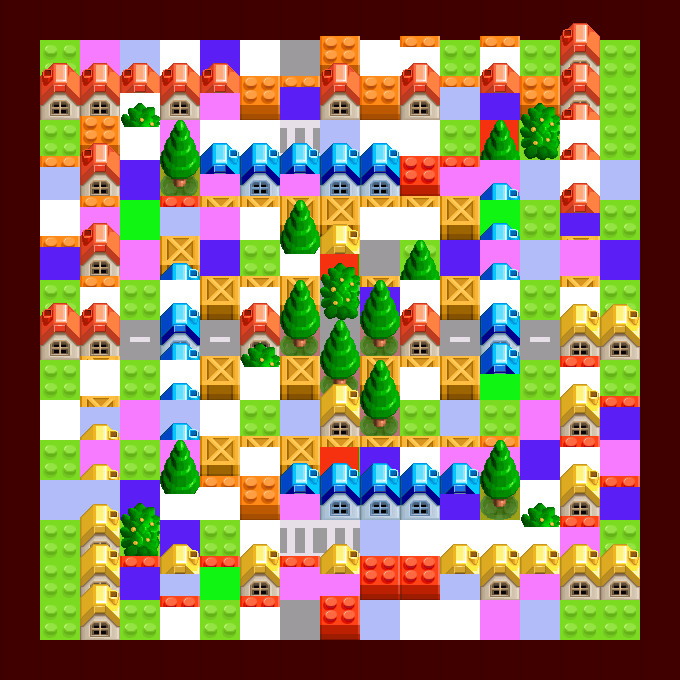

Below is a game level as drawn by its tile map, then a one-line description and the .tmx that defines it (tile-layer data replaced by summaries):
An orthogonal 17x17 tile map with 40x40 px tiles, 10 tile layers (background, collidable, houseBottom, blockBottom, ...), 5 tilesets.

<map version="1.0" orientation="orthogonal" renderorder="right-down" width="17" height="17" tilewidth="40" tileheight="40" nextobjectid="3">
 <tileset firstgid="1" name="TownHouse" tilewidth="40" tileheight="40" tilecount="16" columns="8">
  <image source="TownHouse.png" width="320" height="80" />
 </tileset>
 <tileset firstgid="17" name="TownDestroyable" tilewidth="40" tileheight="40" tilecount="16" columns="8">
  <image source="TownDestroyable.png" width="320" height="80" />
  <tile id="8">
   <properties>
    <property name="breakable" type="bool" value="true" />
    <property name="bush" type="bool" value="false" />
    <property name="collidable" type="bool" value="true" />
    <property name="red" type="bool" value="true" />
    <property name="wood" type="bool" value="false" />
    <property name="yellow" type="bool" value="false" />
   </properties>
  </tile>
  <tile id="10">
   <properties>
    <property name="breakable" type="bool" value="true" />
    <property name="bush" type="bool" value="false" />
    <property name="collidable" type="bool" value="true" />
    <property name="red" type="bool" value="false" />
    <property name="wood" type="bool" value="false" />
    <property name="yellow" type="bool" value="true" />
   </properties>
  </tile>
  <tile id="12">
   <properties>
    <property name="breakable" type="bool" value="true" />
    <property name="bush" type="bool" value="false" />
    <property name="collidable" type="bool" value="true" />
    <property name="red" type="bool" value="false" />
    <property name="wood" type="bool" value="true" />
    <property name="yellow" type="bool" value="false" />
   </properties>
  </tile>
  <tile id="14">
   <properties>
    <property name="breakable" type="bool" value="true" />
    <property name="bush" type="bool" value="true" />
    <property name="collidable" type="bool" value="true" />
    <property name="red" type="bool" value="false" />
    <property name="wood" type="bool" value="false" />
    <property name="yellow" type="bool" value="false" />
   </properties>
  </tile>
 </tileset>
 <tileset firstgid="33" name="TownGround" tilewidth="40" tileheight="40" tilecount="7" columns="7">
  <image source="TownGround.png" width="280" height="40" />
 </tileset>
 <tileset firstgid="40" name="collidablesTileSet" tilewidth="40" tileheight="40" tilecount="4" columns="4">
  <image source="collidablesTileSet.png" width="192" height="64" />
  <tile id="0">
   <properties>
    <property name="collidable" type="bool" value="true" />
   </properties>
  </tile>
 </tileset>
 <tileset firstgid="44" name="Props" tilewidth="40" tileheight="40" tilecount="6" columns="6">
  <image source="gay.png" width="240" height="40" />
  <tile id="0">
   <properties>
    <property name="empty" type="bool" value="true" />
    <property name="pop" type="bool" value="false" />
    <property name="shoe" type="bool" value="false" />
    <property name="turtle" type="bool" value="false" />
    <property name="ufo" type="bool" value="false" />
    <property name="water" type="bool" value="false" />
   </properties>
  </tile>
  <tile id="1">
   <properties>
    <property name="empty" type="bool" value="false" />
    <property name="pop" type="bool" value="true" />
    <property name="shoe" type="bool" value="false" />
    <property name="turtle" type="bool" value="false" />
    <property name="ufo" type="bool" value="false" />
    <property name="water" type="bool" value="false" />
   </properties>
  </tile>
  <tile id="2">
   <properties>
    <property name="empty" type="bool" value="false" />
    <property name="pop" type="bool" value="false" />
    <property name="shoe" type="bool" value="false" />
    <property name="turtle" type="bool" value="false" />
    <property name="ufo" type="bool" value="false" />
    <property name="water" type="bool" value="true" />
   </properties>
  </tile>
  <tile id="3">
   <properties>
    <property name="empty" type="bool" value="false" />
    <property name="pop" type="bool" value="false" />
    <property name="shoe" type="bool" value="true" />
    <property name="turtle" type="bool" value="false" />
    <property name="ufo" type="bool" value="false" />
    <property name="water" type="bool" value="false" />
   </properties>
  </tile>
  <tile id="4">
   <properties>
    <property name="empty" type="bool" value="false" />
    <property name="pop" type="bool" value="false" />
    <property name="shoe" type="bool" value="false" />
    <property name="turtle" type="bool" value="false" />
    <property name="ufo" type="bool" value="true" />
    <property name="water" type="bool" value="false" />
   </properties>
  </tile>
  <tile id="5">
   <properties>
    <property name="empty" type="bool" value="false" />
    <property name="pop" type="bool" value="false" />
    <property name="shoe" type="bool" value="false" />
    <property name="turtle" type="bool" value="true" />
    <property name="ufo" type="bool" value="false" />
    <property name="water" type="bool" value="false" />
   </properties>
  </tile>
 </tileset>
 <layer name="background" width="17" height="17">
  <data>[289 cells, 225 non-empty, 5 distinct tile ids]</data>
 </layer>
 <layer name="collidable" width="17" height="17">
  <data>[289 cells, 132 non-empty, 1 distinct tile ids]</data>
 </layer>
 <layer name="houseBottom" width="17" height="17">
  <data>[289 cells, 68 non-empty, 4 distinct tile ids]</data>
 </layer>
 <layer name="blockBottom" width="17" height="17">
  <data>[289 cells, 67 non-empty, 4 distinct tile ids]</data>
 </layer>
 <layer name="Props" width="17" height="17">
  <data>[289 cells, 115 non-empty, 6 distinct tile ids]</data>
 </layer>
 <layer name="redBlockTop" width="17" height="17">
  <data>[289 cells, 32 non-empty, 2 distinct tile ids]</data>
 </layer>
 <layer name="yellowBlockTop" width="17" height="17">
  <data>[289 cells, 32 non-empty, 2 distinct tile ids]</data>
 </layer>
 <layer name="woodBlockTop" width="17" height="17">
  <data>[289 cells, 56 non-empty, 2 distinct tile ids]</data>
 </layer>
 <layer name="bushBlockTop" width="17" height="17">
  <data>[289 cells, 12 non-empty, 2 distinct tile ids]</data>
 </layer>
 <layer name="houseTop" width="17" height="17">
  <data>[289 cells, 116 non-empty, 8 distinct tile ids]</data>
 </layer>
</map>
